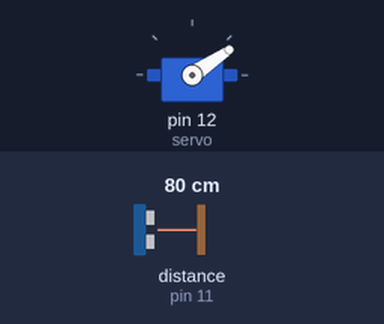
This sketch was run on a simulated Arduino Uno, built with avr-gcc and run on an emulated ATmega328P. On the bench: servo. The inputs (shaded band) are chosen by the test bench; at power-on: distance to the obstacle (sensor on pin 11) 80 cm. The echo pulse lasts 58.3 µs per cm; what the sketch prints to the serial monitor is not drawn.

Above: at 1.2 s.
1.3 s: distance to the obstacle (sensor on pin 11) set to 250 cm
At 1.9 s:
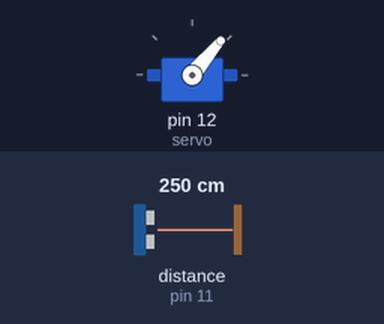
4.3 s: distance to the obstacle (sensor on pin 11) set to 2 cm
At 5.91 s:
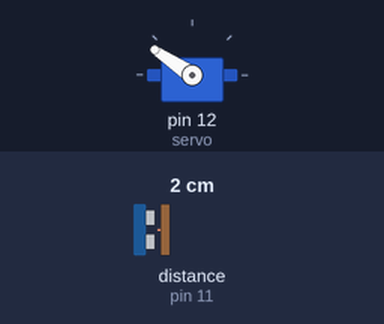
7.3 s: distance to the obstacle (sensor on pin 11) set to 9 cm
At 7.48 s:
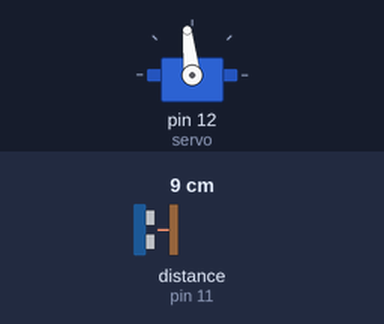
Timing chart, 0 to 16.3 s (numbered marks = the images above; inputs shaded):
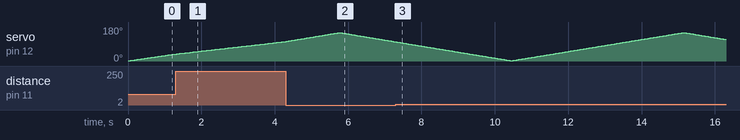

The sketch:

radarArduinoProcessing.ino
```cpp
#include <Ultrasonic.h>
#include <Servo.h>

#define trigPin 10
#define echoPin 11

long duration;
int distance;

Ultrasonic ultrasonic(10, 11);

Servo servo;

void setup() {

  Serial.begin(9600);
  servo.attach(12);

}

void loop() {

  for(int i=1;i<=150;i++){
    servo.write(i);
    delay(30);
    Serial.print(i);
    Serial.print(",");
    Serial.print(ultrasonic.distanceRead());
    Serial.print(".");
  }

  for(int i=150;i>1;i--){
    servo.write(i);
    delay(30);
    Serial.print(i);
    Serial.print(",");
    Serial.print(ultrasonic.distanceRead());
    Serial.print(".");
  }
}
```
